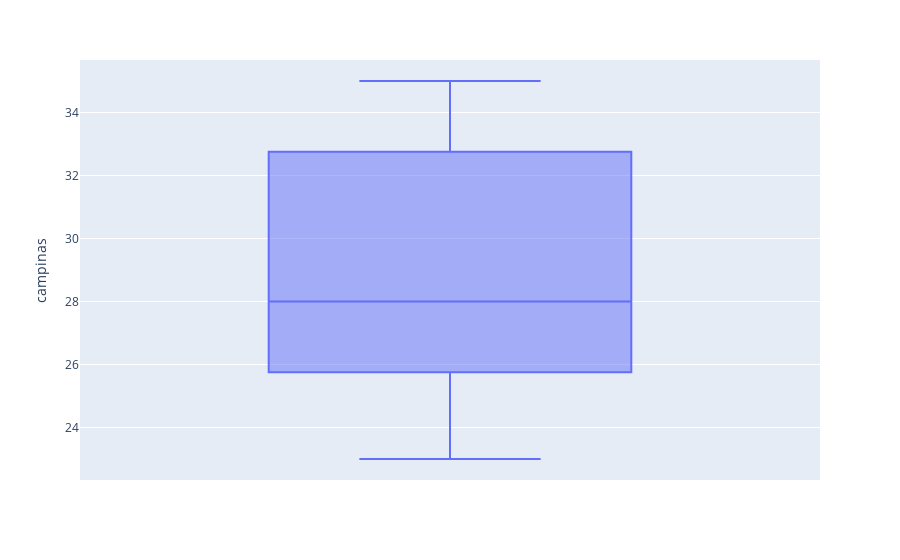

Source (notebook cell):
### Code cell
fig = px.box(df, y="campinas")
fig.show()

### Figure 1 — Plotly figure (JSON) as saved in the notebook; plotly's stock layout.template omitted (floating-point values rounded to 4 significant figures)
{"data": [{"alignmentgroup": "True", "hovertemplate": "campinas=%{y}<extra></extra>", "legendgroup": "", "marker": {"color": "#636efa"}, "name": "", "notched": false, "offsetgroup": "", "orientation": "v", "showlegend": false, "type": "box", "x0": " ", "xaxis": "x", "y": [23, 25, 28, 28, 32, 33, 35], "y0": " ", "yaxis": "y"}], "layout": {"boxmode": "group", "legend": {"tracegroupgap": 0}, "margin": {"t": 60}, "xaxis": {"anchor": "y", "domain": [0, 1]}, "yaxis": {"anchor": "x", "domain": [0, 1], "title": {"text": "campinas"}}}}
